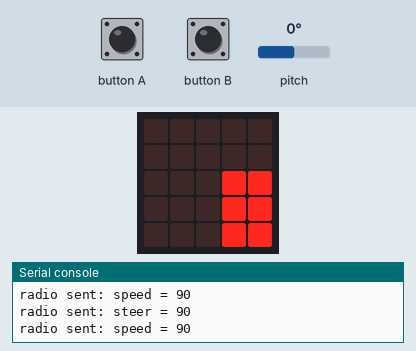
Simulated run of this program. Board: BBC micro:bit (MakeCode). Parts: the board's 5×5 LED display, the last lines printed to the serial console. Inputs (shaded band) come from the test bench; at power-on: pitch 0°. No radio messages arrive unless stated (any console line starting 'radio sent:' is added by the test bench).

Above: at 1.2 s.
1.3 s: pitch set to -172°
At 2.3 s:
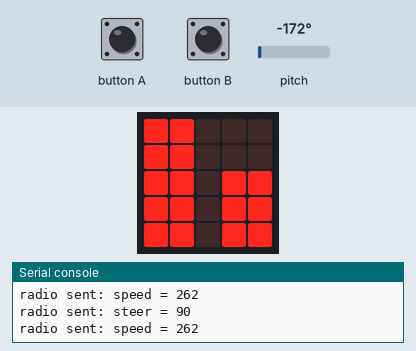
2.8 s: button A pressed for 0.15 s
At 2.96 s:
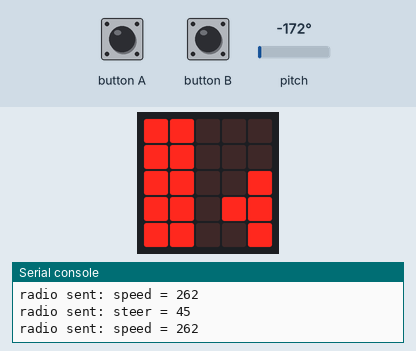
4.6 s: button B pressed for 0.15 s
At 4.77 s:
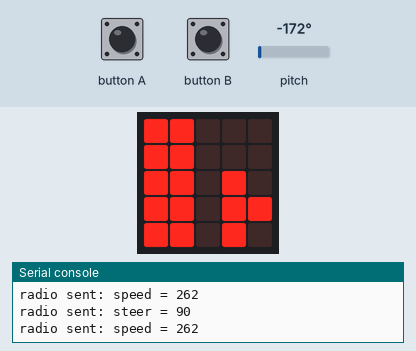
6.4 s: pitch set to -90°
At 7.5 s:
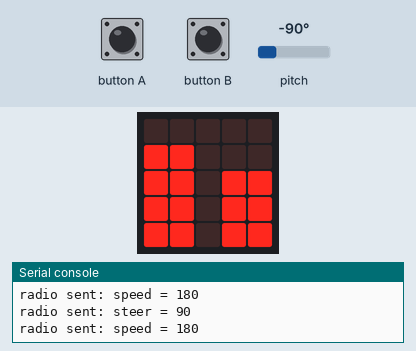
8.2 s: button A pressed for 1 s
At 8.9 s:
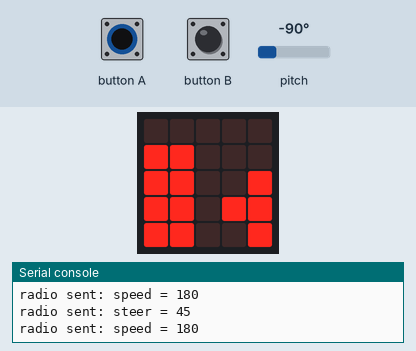
10.7 s: button B pressed for 1 s
At 11.5 s:
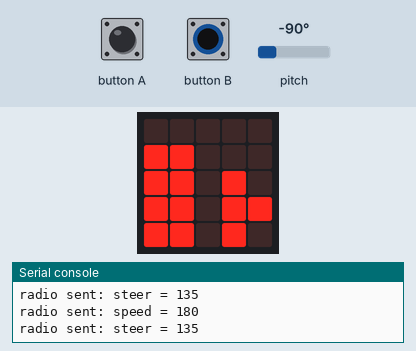
Timing chart, 0 to 13.7 s (numbered marks = the images above; inputs shaded):
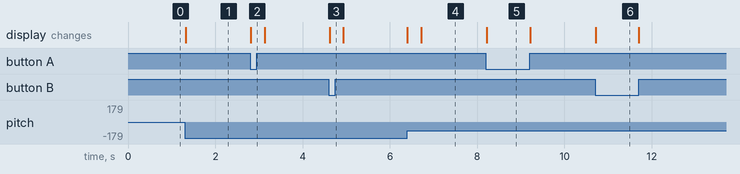

The program:

main.ts
```typescript
/**
## Control Interface

### Steering

The radio sends a key-value pair with key `"steer"` and a value between 0 and
180, with 90 meaning straight ahead.

### Speed

The radio sends a key-value pair with key `"speed"` and a value between 0 and
180, with 90 meaning no speed, higher values meaning forward speed, and lower
values meaning going backwards.

 */
let STEERING_KEY = "steer"
let SPEED_KEY = "speed"
let MAX_SPEED = 120
class Utils {
    public drawSteeringArrow(aDirection: number) {
        let myX: number;
        /**
        ArrowNames.EAST:
        o o o o o
        o o o o o
        o o o # .
        o o o # #
        o o o # .

        ArrowNames.WEST:
        o o o o o
        o o o o o
        o o o . #
        o o o # #
        o o o . #

        ArrowNames.NORTH:
        o o o o o
        o o o o o
        o o o # #
        o o o # #
        o o o # #

 */
        for (myX = 3; myX < 5; myX++) {
            led.unplot(myX, 2)
            led.unplot(myX, 4)
        }
        for (myX = 3; myX < 5; myX++) {
            led.plot(myX, 3)
        }
        if (aDirection == ArrowNames.East) {
            led.plot(3, 2)
            led.plot(3, 4)
        } else if (aDirection == ArrowNames.West) {
            led.plot(4, 2)
            led.plot(4, 4)
        } else if (aDirection == ArrowNames.North) {
            for (myX = 3; myX < 5; myX++) {
                led.plot(myX, 2)
                led.plot(myX, 4)
            }
        } else {
            for (myX = 3; myX < 5; myX++) {
                led.plot(myX, 3)
            }
        }

    }

    public drawSpeedBar(aBarHeight: number) {
        let myY: number;
        /**
        aBarHeight: int
            must be in range [-4, 4]

        Positive heights plotted from the bottom up, e.g., +3:
        . . o o o
        . . o o o
        # # o o o
        # # o o o
        # # o o o

        Negative heights plotted from the bottom up, e.g., -4:
        # # o o o
        # # o o o
        # # o o o
        # # o o o
        . . o o o

 */
        for (myY = 0; myY < 5; myY++) {
            led.unplot(0, myY)
            led.unplot(1, myY)
        }
        if (aBarHeight > 0) {
            for (myY = 4; myY > 4 - aBarHeight; myY += -1) {
                led.plot(0, myY)
                led.plot(1, myY)
            }
        } else if (aBarHeight < 0) {
            for (myY = 0; myY < Math.abs(aBarHeight); myY++) {
                led.plot(0, myY)
                led.plot(1, myY)
            }
        }

    }

}

basic.forever(function on_forever() {
    //  steering control
    if (input.buttonIsPressed(Button.A)) {
        //  steer left
        new Utils().drawSteeringArrow(ArrowNames.West)
        radio.sendValue(STEERING_KEY, 45)
    } else if (input.buttonIsPressed(Button.B)) {
        //  steer right
        new Utils().drawSteeringArrow(ArrowNames.East)
        radio.sendValue(STEERING_KEY, 135)
    } else {
        //  go straight
        new Utils().drawSteeringArrow(ArrowNames.North)
        radio.sendValue(STEERING_KEY, 90)
    }

    //  speed control
    let myAngle = input.rotation(Rotation.Pitch)
    //  in range [-90, 90]
    let mySpeed = -1 * myAngle + 90
    new Utils().drawSpeedBar(Math.idiv(mySpeed - 90, 22))
    radio.sendValue(SPEED_KEY, mySpeed)
})
```

Measured:
- after the input at 1.3 s, the display: changes at once (image 1)
- after the input at 2.8 s, the display: changes at once (image 2)
- after the input at 4.6 s, the display: changes at once (image 3)
- after the input at 6.4 s, the display: first changes at once (image 4 shows a later state)
- after the input at 8.2 s, the display: changes at once (image 5)
- after the input at 10.7 s, the display: changes at once (image 6)
